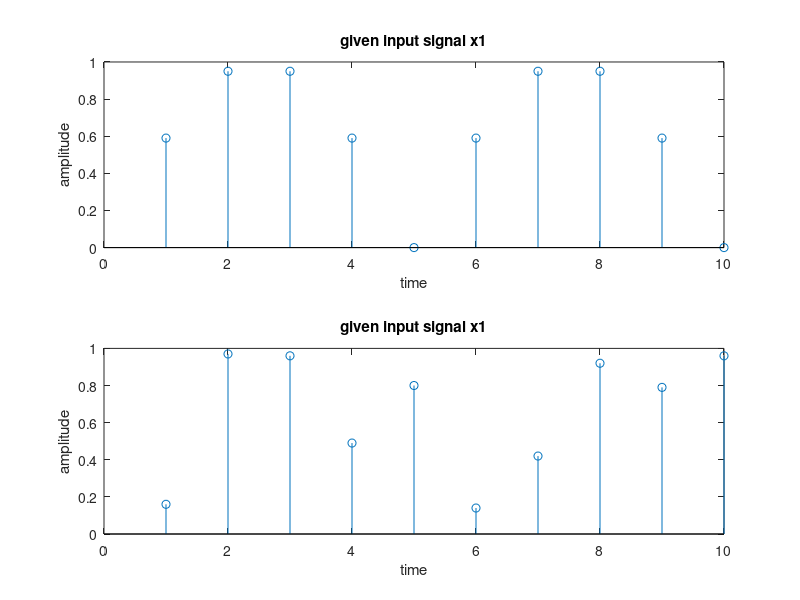
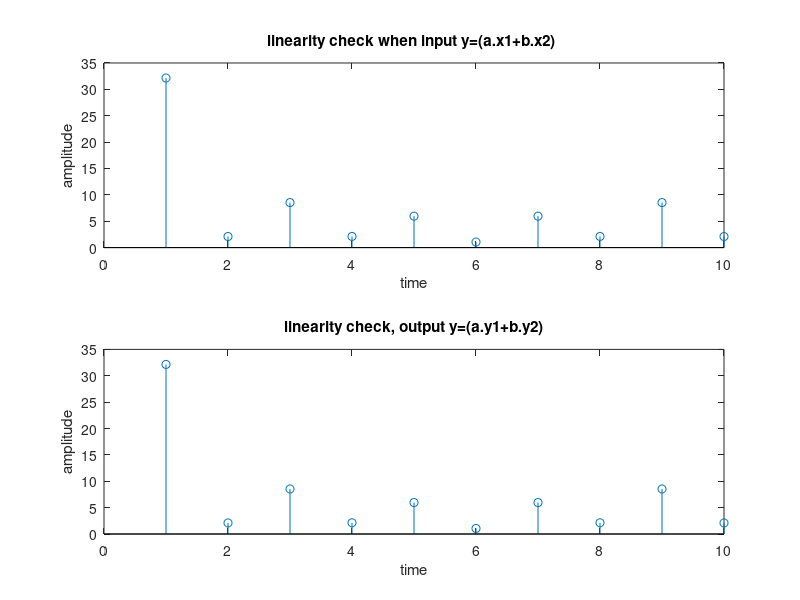
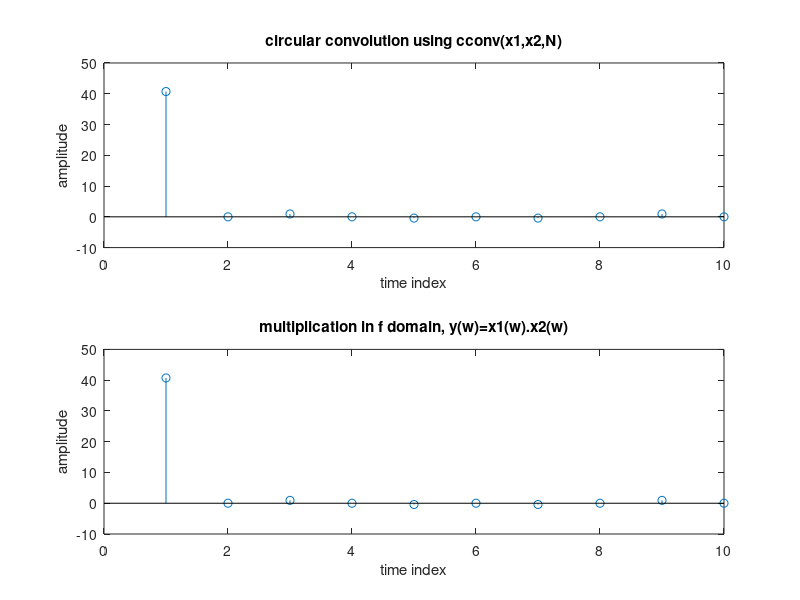
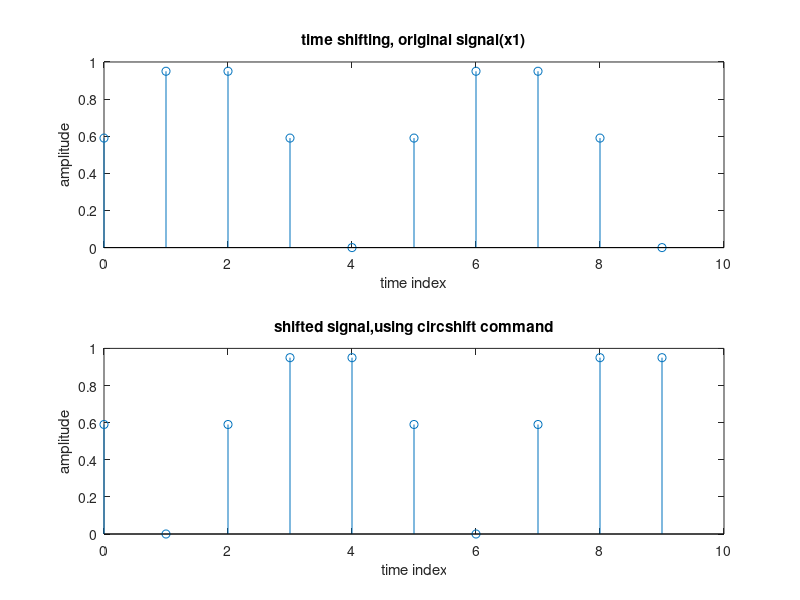

Write MATLAB code to recreate these figures, in order.
clc;
clear all;
close all;
warning('off')
a1=2;
a2=3;
x1 = [0.59 0.95 0.95 0.59 0.00 0.59 0.95 0.95 0.59 0.00];
x2 = [0.16 0.97 0.96 0.49 0.80 0.14 0.42 0.92 0.79 0.96];


%--liniarity--
y1=fft(x1);
y2=fft(x2);
y3=fft(a1*x1);
y4=fft(a2*x2);
y5=abs(y3)+abs(y4);
y6=a1*abs(y1)+a2*abs(y2);

figure;
subplot(2,1,1)
stem(x1);
title('given input signal x1')
xlabel('time')
ylabel('amplitude')
subplot(2,1,2)
stem(x2);
title('given input signal x1')
xlabel('time')
ylabel('amplitude')


figure;
subplot(2,1,1)
stem(abs(y6));
title('linearity check when input y=(a.x1+b.x2) ')
xlabel('time')
ylabel('amplitude')

subplot(2,1,2)
stem(abs(y5));
title('linearity check, output y=(a.y1+b.y2)')
xlabel('time')
ylabel('amplitude')

%-linear--end--




%time reversal

%--T_r end--







%---circular convotlution---

N=max(length(x1),length(x2));

y1=fft(x1);
y2=fft(x2);

x=cconv(x1,x2,N);
y3=fft(x);

y4=y1.*y2;


figure;
subplot(2,1,1)
stem(y3);
title('circular convolution using cconv(x1,x2,N)');
xlabel('time index');
ylabel('amplitude');


subplot(2,1,2)
stem(y4);
title('multiplication in f domain, y(w)=x1(w).x2(w)');
xlabel('time index');
ylabel('amplitude');

%---end convolution--




%---time shift property--

x1=[0.59 0.95 0.95 0.59 0.00 0.59 0.95 0.95 0.59 0.00];
x2=[0.16 0.97 0.96 0.49 0.80 0.14 0.42 0.92 0.79 0.96];
N=length(x1);
n=0:N-1;
y=circshift(x1,2);
y1=fft(x1);
y2=fft(y);


figure;
subplot(2,1,1);
stem(n,x1);
title('time shifting, original signal(x1)');
xlabel('time index');
ylabel('amplitude');

subplot(2,1,2);
stem(n,y);
title('shifted signal,using circshift command');
xlabel('time index');
ylabel('amplitude');



figure;
subplot(2,2,1);
stem(n,abs(y1));
xlabel('time index');
ylabel('amplitude');
title('magnitude response of x1 signal');
subplot(2,2,2);
stem(n,abs(y2));
xlabel('time index');
ylabel('amplitude');
title('magnitude response of y signal');
subplot(2,2,3);
stem(n,angle(y1));
xlabel('time index');
ylabel('amplitude');
title('phase response of x1 signal');
subplot(2,2,4);
stem(n,angle(y2));
xlabel('time index');
ylabel('amplitude');
title('phase response of y signal');
%----end --timeshift--









%--------time reversal---------
x1 = [0.59 0.95 0.95 0.59 0.00 0.59 0.95 0.95 0.59 0.00];
x2 = [0.16 0.97 0.96 0.49 0.80 0.14 0.42 0.92 0.79 0.96];

N1=length(x1);
n1=0:N1-1;


%--time reversal property using mod function----
b1=x1(mod(-n1,N1)+1);
y1=fft(b1);



y2=fft(x1);
b2=y2(mod(-n1,N1)+1);

%--end--

figure;
subplot(2,2,[1 2])
stem(n1,x1)
title('input signal(x1)')
xlabel('time(n)')
ylabel('amplitude')

subplot(2,2,3)
stem(n1,y1)
title('time reversal signal, i,e. fft[(x1(-n)N]>')
xlabel('time(n)')
ylabel('amplitude')

subplot(2,2,4)
stem(n1,b2)
title('first fft then reversal i,e <fft(x1)((-n-2))N>')
xlabel('time(n)')
ylabel('amplitude')






N2=length(x2);
n2=0:N2-1;

%--time reversal property using mod function for X2----
b3=x2(mod(-n2,N2)+1);
y3=fft(b3);



y4=fft(x2);
b4=y4(mod(-n2,N2)+1);

%--end--




%--for x2--
figure;
subplot(2,2,[1 2])
stem(n2,x2)
title('input signal(x2)')
xlabel('time(n)')
ylabel('amplitude')

subplot(2,2,3)
stem(n2,y3)
title('time reversal signal, i,e. fft[(x2(-n)N]>')
xlabel('time(n)')
ylabel('amplitude')

subplot(2,2,4)
stem(n2,b4)
title('first fft then reversal i,e <fft(x2)((-n-2))N>')
xlabel('time(n)')
ylabel('amplitude')

%---
%----




%---Parseval-s Theorem------

x1=[0.59 0.95 0.95 0.59 0.00 0.59 0.95 0.95 0.59 0.00];
x2=[0.16 0.97 0.96 0.49 0.80 0.14 0.42 0.92 0.79 0.96];
x=sum(x1.*conj(x2));
y1=fft(x1);
y2=fft(x2);
y=sum(y1.*conj(y2));
N=length(x1);
disp('parsevel theorem in time domain');
disp(x);
disp('parsevel theorem in frequency domain');
disp(y/N);

%---end parsevel---

